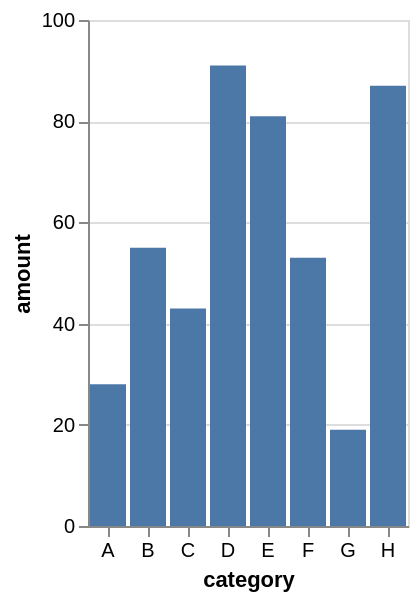

Express this chart as Vega-Lite.
### Vega-Lite specification from a JSON file in a GitHub repository (floating-point values rounded to 4 significant figures)
{"$schema": "https://vega.github.io/schema/vega-lite/v5.json", "description": "A basic bar chart example, with value labels shown upon pointer hover. This chart is responsive to browser resizing.", "autosize": {"type": "fit", "contains": "padding"}, "width": "container", "height": "container", "data": {"values": [{"category": "A", "amount": 28}, {"category": "B", "amount": 55}, {"category": "C", "amount": 43}, {"category": "D", "amount": 91}, {"category": "E", "amount": 81}, {"category": "F", "amount": 53}, {"category": "G", "amount": 19}, {"category": "H", "amount": 87}]}, "mark": "bar", "encoding": {"x": {"field": "category", "type": "nominal", "axis": {"labelAngle": 0}}, "y": {"field": "amount", "type": "quantitative"}, "tooltip": [{"field": "category", "type": "nominal"}, {"field": "amount", "type": "quantitative"}]}}
